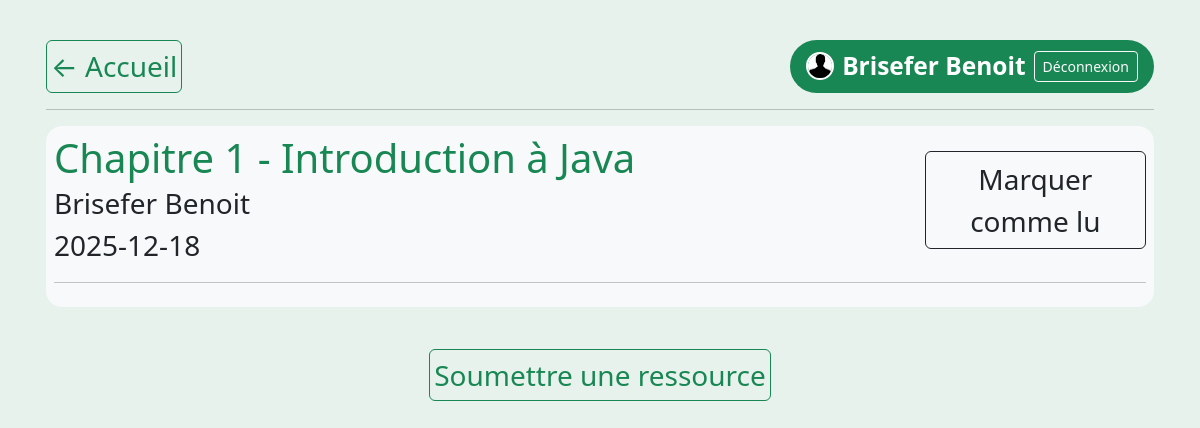
/SITE/ressources.php?id=2 (signed in), run on the app's committed database.
### tables this page shows
CREATE TABLE Ressource (
    IdRessource INT AUTO_INCREMENT PRIMARY KEY,
    IdCours     INT NOT NULL,
    Titre       VARCHAR(255) NOT NULL,
    DateAjout   DATE NOT NULL,
    Type        VARCHAR(50) NOT NULL,
    UserSource  INT NOT NULL,
    Etat 	TINYINT(1),
    CONSTRAINT fk_ressource_cours
        FOREIGN KEY (IdCours) REFERENCES cours(IdCours),
    CONSTRAINT fk_ressource_user
        FOREIGN KEY (UserSource) REFERENCES utilisateur(IdUser)
);

CREATE TABLE utilisateur (
    IdUser    INT(11) NOT NULL AUTO_INCREMENT,
    Nom       VARCHAR(25)  NOT NULL,
    Prenom    VARCHAR(25)  NOT NULL,
    Mdp       VARCHAR(250) NOT NULL,
    Avatar    VARCHAR(500),
    Matricule VARCHAR(50)  NOT NULL,
    isAdmin   TINYINT(1)   NOT NULL,

    PRIMARY KEY (IdUser),
    UNIQUE KEY Matricule (Matricule)
);

### SITE/classe/ressource.php (called while the page is built, shortened)
<?php
    class Ressource {
        private $IdRessource, $IdCours, $Titre, $DateAjout,$Type, $UserSource, $Etat;
        public function getIdRessource(){
            return $this->IdRessource;
        }
        public function getTitre(){
            return $this->Titre;
        }
        public function getDateAjout(){
            return $this->DateAjout;
        }
        public function getType(){
            return $this->Type;
        }
    }
?>

### SITE/ressources.php (the view, shortened to what this page needs)
<!DOCTYPE html>
<html lang="fr">
<head>
    <link href="https://cdn.jsdelivr.net/npm/bootstrap@5.3.8/dist/css/bootstrap.min.css" rel="stylesheet">
</head>
<body class="bg-success bg-opacity-10 p-2 pt-0 text-center mt-3 fs-3">
    <div class="container py-4 px-3">
    <?php
        require_once 'classe/requete.php';
        $req = new Requetes();
    ?>
    <nav class="d-flex flex-column flex-lg-row justify-content-lg-between">
        <a href="index.php" class="btn btn-outline-success border border-1 rounded border-success link-underline link-underline-opacity-0 p-1 fs-3">← Accueil</a>
        <?php $req->afficherHeaderUtilisateur(); ?>
    </nav>
    <hr>
    <?php
        if(isset($_GET['id'])){
            $id = (int) $_GET['id'];
            $ressources = $req->getRessourcesByCoursId($id);
            if(empty($ressources)){
                echo "Aucune ressource pour ce cours.";
            }else{
                ?>
                    <div class="bg-light rounded-4 p-2 container-lg p-">
                <?php
                foreach($ressources as $ressource){
                    ?>
                    <?php
                    if(isset($_SESSION['user'])){
                        ?>
                            <div class="d-flex flex-column flex-lg-row justify-content-lg-between align-items-lg-center text-lg-start">
                                <a target="_blank" href="<?php echo $ressource->getType(); ?>" class="text-decoration-none w-100">
                                    <div>
                        <?php
                    }
                    ?>
                        <h1 class="m-0 text-success"><?php echo $ressource->getTitre(); ?></h1>
                        <?php $req->getNomPrenomByID($ressource->getUserSource()); ?>
                        <p class="m-0 text-dark"><?php echo $ressource->getDateAjout(); ?></p>
                    <?php
                    if (isset($_SESSION['user'])) {
                        ?>
                            </div></a><br>
                            <form method="POST">
                        <?php
                        $lu = $req->aEteLu($ressource->getIdRessource());
                        if($lu){
                            ?>
                                <input type="hidden" name="nouvelEtat" value="0">
                                <button type="submit" class="w-100 btn btn-success fs-3">
                                    <svg xmlns="http://www.w3.org/2000/svg" fill="none" viewBox="0 0 24 24" stroke-width="1.5" stroke="currentColor" width="35">
                                        <path stroke-linecap="round" stroke-linejoin="round" d="m4.5 12.75 6 6 9-13.5" />
                                    </svg>
                                    Lu
                                </button>
                            <?php
                        }else{
                            ?>
                            <button type="submit" class="w-100 btn btn-outline-dark fs-3"> Marquer comme lu </button>
                            <?php
                        }
                        echo '</form></div>';
                    }
                    echo '<hr>';
                }
                echo '</div>';
            }
            if(isset($_SESSION['user'])){
                ?>
                    <br>
                    <a href="soumettreRessource.php?id=<?php echo $id; ?>" class="btn btn-outline-success border border-1 rounded border-success link-underline link-underline-opacity-0 p-1 fs-3">Soumettre une ressource </a>
                <?php
            }
        }
    ?>
    </div>
</body>
</html>

### SITE/classe/requete.php (shortened to what this page needs)
<?php
require_once 'ressource.php';
class Requetes {
    private $connexion;
    public function __construct() {
        try {
            $this->connexion = new PDO(
                'mysql:host=localhost;dbname=roottest',
                'rootTest',
                'root123'
            );
            $this->connexion->setAttribute(PDO::ATTR_ERRMODE, PDO::ERRMODE_EXCEPTION);
            $this->connexion->setAttribute(PDO::ATTR_EMULATE_PREPARES,false);
        } catch(PDOException $e) {
            echo 'Erreur connexion : '.$e->getMessage();
        }
    }
    public function getRessourcesByCoursId(int $idCours): array {
        $sql = "SELECT * FROM Ressource WHERE IdCours = :idCours and Etat = 1";
        $stmt = $this->connexion->prepare($sql);
        $stmt->bindValue(':idCours', $idCours, PDO::PARAM_INT);
        $stmt->execute();
        $stmt->setFetchMode(PDO::FETCH_CLASS, 'Ressource');
        return $stmt->fetchAll();
    }
    public function getNomPrenomByID(int $idUser): void {
        $sql  = "SELECT Nom, Prenom FROM utilisateur WHERE IdUser = :id";
        $stmt = $this->connexion->prepare($sql);
        $stmt->bindValue(':id', $idUser, PDO::PARAM_INT);
        $stmt->execute();
        $user = $stmt->fetch(PDO::FETCH_ASSOC);
        if ($user) {
            echo '<p class="m-0 text-dark">'.htmlspecialchars($user['Nom']) . ' ' .htmlspecialchars($user['Prenom']) . '</p>' ;
        } else {
            echo 'Utilisateur inconnu<br>';
        }
    }
    public function afficherHeaderUtilisateur(): void {
        if (!isset($_SESSION['user'])) {
            ?>
                <a href="login.php" class="btn btn-success btn-sm rounded-pill shadow-sm px-3 py-2 d-flex align-items-center">Se connecter</a>
            <?php
        }else{
            if($_SESSION['user']['avatar'] == NULL){
                $avatarSrc = 'avatar/buste.jpg';
            }else{
                $avatarSrc = $_SESSION['user']['avatar'];
            }
            ?>
            <div class="d-none d-lg-flex justify-content-end">
                <div class="bg-success text-white rounded-pill px-3 py-2 d-inline-flex align-items-center gap-2">
                    <img src="<?php echo $avatarSrc; ?>" alt="Avatar" width="28" height="28" class="rounded-circle border border-2 border-white">
                    <span class="small fw-semibold"><?php echo $_SESSION['user']['nom'].' '.$_SESSION['user']['prenom']; ?></span>
                    <a class="btn btn-outline-light btn-sm" href="logout.php">Déconnexion</a>
                </div>
            </div>
            <?php
        }
    }
    public function aEteLu(int $idRessource): bool {
        $sql = "SELECT lu FROM ressource_user WHERE idRessource = :id AND idUser = :idU";
        $stmt = $this->connexion->prepare($sql);
        $stmt->bindValue(':id', $idRessource, PDO::PARAM_INT);
        $stmt->bindValue(':idU', $_SESSION['user']['id'], PDO::PARAM_INT);
        $stmt->execute();
        $result = $stmt->fetch(PDO::FETCH_ASSOC);
        if (!$result || $result['lu'] == 0) {
            return false;
        }
        return true;
    }
}
?>

### data on the page
ressource: Titre "Chapitre 1 - Introduction à Java", UserSource.Nom "Brisefer", UserSource.Prenom "Benoit", DateAjout "2025-12-18"

### other printed values
$_SESSION['user']['nom'] "Brisefer"
$_SESSION['user']['prenom'] "Benoit"
